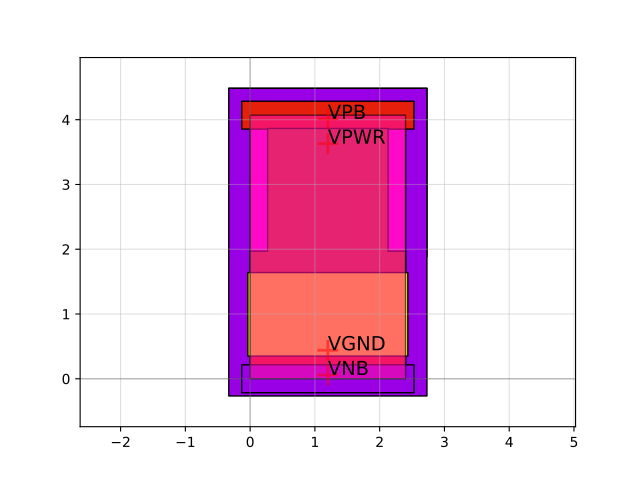

Write Python code to recreate this figure.
import sky130

c = sky130.components.sky130_fd_sc_hvl__conb_1()
c.plot()
